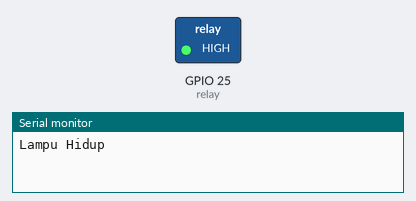
A sketch run on a simulated ESP32. On the bench: switched loads named in the sketch (green lamp = pin HIGH), the last lines printed to the serial monitor.

Above: at 2.5 s.
At 6.0 s:
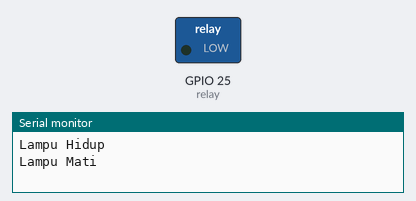
Timing chart, 0 to 9.1 s (numbered marks = the images above):
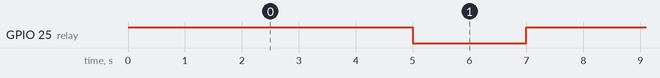

The sketch:

Relay.ino
```cpp
#define relay 25

void setup()
{
    Serial.begin(9600);
    pinMode(relay, OUTPUT);
}

void loop()
{
    digitalWrite(relay, HIGH);
    Serial.println("Lampu Hidup");
    delay(5000);
    digitalWrite(relay, LOW);
    Serial.println("Lampu Mati");
    delay(2000);
}
```

Measured:
- by itself, GPIO 25 (relay): alternates HIGH for 5.0 s and LOW for 2.0 s
